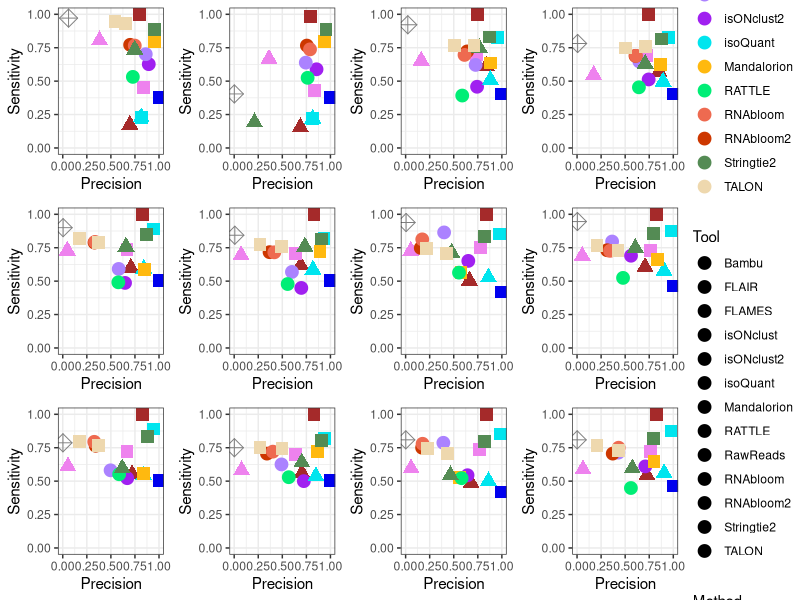
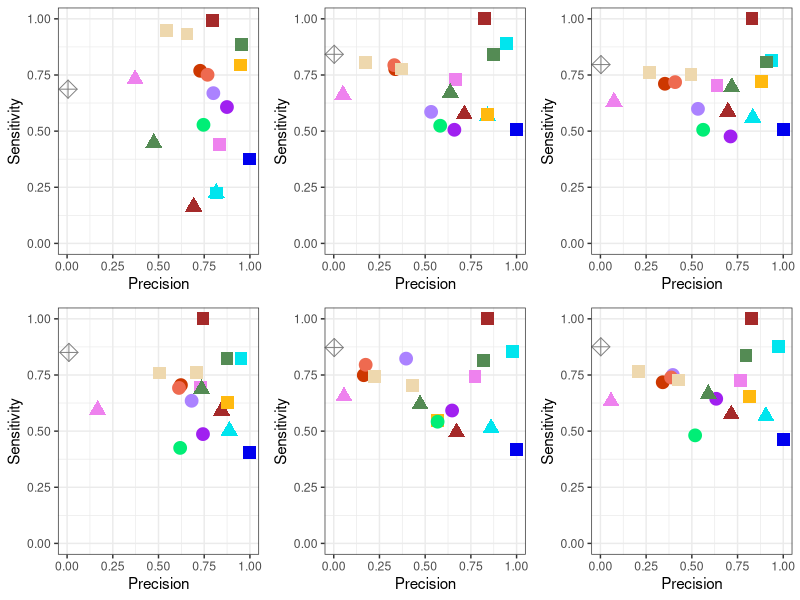

The R source for these figures, in order:
library(ggplot2)
library(ggrepel)
library(cowplot)

setwd("D:/Assembly-Benchmarking/Fig2-PrecisionSensitivity")

#sub150k
Sub150k <- read.csv("sub150k/Sub150k_MainSuppB.csv", sep=";", header = T)
LSK114_chrIS <- subset(Sub150k, Evaluator == "GFFcompare" & Dataset == "LSK114_sequins")
PCS109_chrIS <- subset(Sub150k, Evaluator == "GFFcompare" & Dataset == "LSK109_sequins")
RNA002 <- subset(Sub150k, Evaluator == "GFFcompare" & Dataset == "RNA002_sequins")
RNA004 <- subset(Sub150k, Evaluator == "GFFcompare" & Dataset == "RNA004_sequins")
SQ3_LSK114_chrIS <- subset(Sub150k, Evaluator == "SQANTI3" & Dataset == "LSK114_sequins")
SQ3_PCS109_chrIS <- subset(Sub150k, Evaluator == "SQANTI3" & Dataset == "LSK109_sequins")
SQ3_RNA002 <- subset(Sub150k, Evaluator == "SQANTI3" & Dataset == "RNA002_sequins")
SQ3_RNA004 <- subset(Sub150k, Evaluator == "SQANTI3" & Dataset == "RNA004_sequins")

#sub150k average
AVG_LSK114_chrIS <- subset(Sub150k, Evaluator == "Average" & Dataset == "LSK114_sequins")
AVG_PCS109_chrIS <- subset(Sub150k, Evaluator == "Average" & Dataset == "LSK109_sequins")
AVG_RNA002 <- subset(Sub150k, Evaluator == "Average" & Dataset == "RNA002_sequins")
AVG_RNA004 <- subset(Sub150k, Evaluator == "Average" & Dataset == "RNA004_sequins")

#sub40k
Sub40k <- read.csv("sub40k/Sub40k_MainSuppA.csv", sep=";", header = T)
S40_GFF_chrIS <- subset(Sub40k, Evaluator == "GFFcompare" & Dataset == "LSK114_sequins")
S40_SQ3_chrIS <- subset(Sub40k, Evaluator == "SQANTI3" & Dataset == "LSK114_sequins")
S40_SQ3_SIRV <- subset(Sub40k, Evaluator == "SQANTI3" & Dataset == "LSK114_SIRVs")
S40_GFF_SIRV <- subset(Sub40k, Evaluator == "GFFcompare" & Dataset == "LSK114_SIRVs")

#sub40k average
S40_AVG_chrIS <- subset(Sub40k, Evaluator == "Average" & Dataset == "LSK114_sequins")
S40_AVG_SIRV <- subset(Sub40k, Evaluator == "Average" & Dataset == "LSK114_SIRVs")

#Plot sub150k
chrIS_R9 <- ggplot(PCS109_chrIS, aes(fill=Tool,x=Precision, y=Sensitivity, label=Assembly)) + geom_point(aes(colour = Tool, shape = Method), size=4) + xlim(0,1) + ylim(0,1) + theme_bw() + scale_color_manual(values = c("Bambu" = "brown","FLAIR"="violet","isONclust"="mediumpurple1","isONclust2"="purple","isoQuant"="turquoise2","RATTLE"="springgreen2","RNAbloom"="coral2","RNAbloom2"="orangered3","Stringtie2"="palegreen4","TALON"="wheat2","FLAMES"="blue2","Mandalorion"="darkgoldenrod1")) + scale_shape_manual(values=c(19, 17, 15,9)) 
chrIS_R10 <- ggplot(LSK114_chrIS, aes(fill=Tool,x=Precision, y=Sensitivity, label=Assembly)) + geom_point(aes(colour = Tool, shape = Method), size=4) + xlim(0,1) + ylim(0,1) + theme_bw() + scale_color_manual(values = c("Bambu" = "brown","FLAIR"="violet","isONclust"="mediumpurple1","isONclust2"="purple","isoQuant"="turquoise2","RATTLE"="springgreen2","RNAbloom"="coral2","RNAbloom2"="orangered3","Stringtie2"="palegreen4","TALON"="wheat2","FLAMES"="blue2","Mandalorion"="darkgoldenrod1")) + scale_shape_manual(values=c(19, 17, 15,9))
chrIS_RNA002 <- ggplot(RNA002, aes(fill=Tool,x=Precision, y=Sensitivity, label=Assembly)) + geom_point(aes(colour = Tool, shape = Method), size=4) + xlim(0,1) + ylim(0,1) + theme_bw() + scale_color_manual(values = c("Bambu" = "brown","FLAIR"="violet","isONclust"="mediumpurple1","isONclust2"="purple","isoQuant"="turquoise2","RATTLE"="springgreen2","RNAbloom"="coral2","RNAbloom2"="orangered3","Stringtie2"="palegreen4","TALON"="wheat2","FLAMES"="blue2","Mandalorion"="darkgoldenrod1")) + scale_shape_manual(values=c(19, 17, 15,9))
chrIS_RNA004 <- ggplot(RNA004, aes(fill=Tool,x=Precision, y=Sensitivity, label=Assembly)) + geom_point(aes(colour = Tool, shape = Method), size=4) + xlim(0,1) + ylim(0,1) + theme_bw() + scale_color_manual(values = c("Bambu" = "brown","FLAIR"="violet","isONclust"="mediumpurple1","isONclust2"="purple","isoQuant"="turquoise2","RATTLE"="springgreen2","RNAbloom"="coral2","RNAbloom2"="orangered3","Stringtie2"="palegreen4","TALON"="wheat2","FLAMES"="blue2","Mandalorion"="darkgoldenrod1")) + scale_shape_manual(values=c(19, 17, 15,9))


SQ3_chrIS_R9 <- ggplot(SQ3_PCS109_chrIS, aes(fill=Tool,x=Precision, y=Sensitivity, label=Assembly)) + geom_point(aes(colour = Tool, shape = Method), size=4) + xlim(0,1) + ylim(0,1) + theme_bw() + scale_color_manual(values = c("Bambu" = "brown","FLAIR"="violet","isONclust"="mediumpurple1","isONclust2"="purple","isoQuant"="turquoise2","RATTLE"="springgreen2","RNAbloom"="coral2","RNAbloom2"="orangered3","Stringtie2"="palegreen4","TALON"="wheat2","FLAMES"="blue2","Mandalorion"="darkgoldenrod1")) + scale_shape_manual(values=c(19, 17, 15,9))
SQ3_chrIS_R10 <- ggplot(SQ3_LSK114_chrIS, aes(fill=Tool,x=Precision, y=Sensitivity, label=Assembly)) + geom_point(aes(colour = Tool, shape = Method), size=4) + xlim(0,1) + ylim(0,1) + theme_bw() + scale_color_manual(values = c("Bambu" = "brown","FLAIR"="violet","isONclust"="mediumpurple1","isONclust2"="purple","isoQuant"="turquoise2","RATTLE"="springgreen2","RNAbloom"="coral2","RNAbloom2"="orangered3","Stringtie2"="palegreen4","TALON"="wheat2","FLAMES"="blue2","Mandalorion"="darkgoldenrod1")) + scale_shape_manual(values=c(19, 17, 15,9))
SQ3_chrIS_RNA002 <- ggplot(SQ3_RNA002, aes(fill=Tool,x=Precision, y=Sensitivity, label=Assembly)) + geom_point(aes(colour = Tool, shape = Method), size=4) + xlim(0,1) + ylim(0,1) + theme_bw() + scale_color_manual(values = c("Bambu" = "brown","FLAIR"="violet","isONclust"="mediumpurple1","isONclust2"="purple","isoQuant"="turquoise2","RATTLE"="springgreen2","RNAbloom"="coral2","RNAbloom2"="orangered3","Stringtie2"="palegreen4","TALON"="wheat2","FLAMES"="blue2","Mandalorion"="darkgoldenrod1")) + scale_shape_manual(values=c(19, 17, 15,9))
SQ3_chrIS_RNA004 <- ggplot(SQ3_RNA004, aes(fill=Tool,x=Precision, y=Sensitivity, label=Assembly)) + geom_point(aes(colour = Tool, shape = Method), size=4) + xlim(0,1) + ylim(0,1) + theme_bw() + scale_color_manual(values = c("Bambu" = "brown","FLAIR"="violet","isONclust"="mediumpurple1","isONclust2"="purple","isoQuant"="turquoise2","RATTLE"="springgreen2","RNAbloom"="coral2","RNAbloom2"="orangered3","Stringtie2"="palegreen4","TALON"="wheat2","FLAMES"="blue2","Mandalorion"="darkgoldenrod1")) + scale_shape_manual(values=c(19, 17, 15,9))

#Plot sub40k
GFF_chrIS_plot <- ggplot(S40_GFF_chrIS, aes(fill=Tool,x=Precision, y=Sensitivity, label=Assembly)) + geom_point(aes(colour = Tool, shape = Method), size=4) + xlim(0,1) + ylim(0,1) + theme_bw() + scale_color_manual(values = c("Bambu" = "brown","FLAIR"="violet","isONclust"="mediumpurple1","isONclust2"="purple","isoQuant"="turquoise2","RATTLE"="springgreen2","RNAbloom"="coral2","RNAbloom2"="orangered3","Stringtie2"="palegreen4","TALON"="wheat2","FLAMES"="blue2","Mandalorion"="darkgoldenrod1")) + scale_shape_manual(values=c(19, 17, 15,9))
SQ3_chrIS_plot <- ggplot(S40_SQ3_chrIS, aes(fill=Tool,x=Precision, y=Sensitivity, label=Assembly)) + geom_point(aes(colour = Tool, shape = Method), size=4) + xlim(0,1) + ylim(0,1) + theme_bw() + scale_color_manual(values = c("Bambu" = "brown","FLAIR"="violet","isONclust"="mediumpurple1","isONclust2"="purple","isoQuant"="turquoise2","RATTLE"="springgreen2","RNAbloom"="coral2","RNAbloom2"="orangered3","Stringtie2"="palegreen4","TALON"="wheat2","FLAMES"="blue2","Mandalorion"="darkgoldenrod1")) + scale_shape_manual(values=c(19, 17, 15,9))
SQ3_SIRV_plot <- ggplot(S40_SQ3_SIRV, aes(fill=Tool,x=Precision, y=Sensitivity, label=Assembly)) + geom_point(aes(colour = Tool, shape = Method), size=4) + xlim(0,1) + ylim(0,1) + theme_bw() + scale_color_manual(values = c("Bambu" = "brown","FLAIR"="violet","isONclust"="mediumpurple1","isONclust2"="purple","isoQuant"="turquoise2","RATTLE"="springgreen2","RNAbloom"="coral2","RNAbloom2"="orangered3","Stringtie2"="palegreen4","TALON"="wheat2","FLAMES"="blue2","Mandalorion"="darkgoldenrod1")) + scale_shape_manual(values=c(19, 17, 15,9))
GFF_SIRV_plot <- ggplot(S40_GFF_SIRV, aes(fill=Tool,x=Precision, y=Sensitivity, label=Assembly)) + geom_point(aes(colour = Tool, shape = Method), size=4) + xlim(0,1) + ylim(0,1) + theme_bw() + scale_color_manual(values = c("Bambu" = "brown","FLAIR"="violet","isONclust"="mediumpurple1","isONclust2"="purple","isoQuant"="turquoise2","RATTLE"="springgreen2","RNAbloom"="coral2","RNAbloom2"="orangered3","Stringtie2"="palegreen4","TALON"="wheat2","FLAMES"="blue2","Mandalorion"="darkgoldenrod1")) + scale_shape_manual(values=c(19, 17, 15,9))



legend <- get_legend(chrIS_R9)
chrIS_R9 <- chrIS_R9 + theme(legend.position = "none")
chrIS_R10 <- chrIS_R10 + theme(legend.position = "none")
chrIS_RNA002 <- chrIS_RNA002 + theme(legend.position = "none")
chrIS_RNA004 <- chrIS_RNA004 + theme(legend.position = "none")
SQ3_chrIS_R9 <- SQ3_chrIS_R9 + theme(legend.position = "none")
SQ3_chrIS_R10 <- SQ3_chrIS_R10 + theme(legend.position = "none")
SQ3_chrIS_RNA002 <- SQ3_chrIS_RNA002 + theme(legend.position = "none")
SQ3_chrIS_RNA004 <- SQ3_chrIS_RNA004 + theme(legend.position = "none")
GFF_chrIS_plot <- GFF_chrIS_plot + theme(legend.position = "none")
SQ3_chrIS_plot <- SQ3_chrIS_plot + theme(legend.position = "none")
SQ3_SIRV_plot <- SQ3_SIRV_plot + theme(legend.position = "none")
GFF_SIRV_plot <- GFF_SIRV_plot + theme(legend.position = "none")

#Supp figure
SF <- plot_grid(GFF_SIRV_plot,SQ3_SIRV_plot,GFF_chrIS_plot,SQ3_chrIS_plot,chrIS_R9,chrIS_R10,chrIS_RNA002,chrIS_RNA004,SQ3_chrIS_R9,SQ3_chrIS_R10,SQ3_chrIS_RNA002,SQ3_chrIS_RNA004, nrow = 3, rel_widths=c(6,6,6,6,6))
plot_grid(SF,legend,nrow=1,rel_widths=c(18,3))
#pdf 13x8

AVG_chrIS_R9 <- ggplot(AVG_PCS109_chrIS, aes(fill=Tool,x=Precision, y=Sensitivity, label=Assembly)) + geom_point(aes(colour = Tool, shape = Method), size=4) + xlim(0,1) + ylim(0,1) + theme_bw() + scale_color_manual(values = c("Bambu" = "brown","FLAIR"="violet","isONclust"="mediumpurple1","isONclust2"="purple","isoQuant"="turquoise2","RATTLE"="springgreen2","RNAbloom"="coral2","RNAbloom2"="orangered3","Stringtie2"="palegreen4","TALON"="wheat2","FLAMES"="blue2","Mandalorion"="darkgoldenrod1")) + scale_shape_manual(values=c(19, 17, 15,9))
AVG_chrIS_LSK114 <- ggplot(AVG_LSK114_chrIS, aes(fill=Tool,x=Precision, y=Sensitivity, label=Assembly)) + geom_point(aes(colour = Tool, shape = Method), size=4) + xlim(0,1) + ylim(0,1) + theme_bw() + scale_color_manual(values = c("Bambu" = "brown","FLAIR"="violet","isONclust"="mediumpurple1","isONclust2"="purple","isoQuant"="turquoise2","RATTLE"="springgreen2","RNAbloom"="coral2","RNAbloom2"="orangered3","Stringtie2"="palegreen4","TALON"="wheat2","FLAMES"="blue2","Mandalorion"="darkgoldenrod1")) + scale_shape_manual(values=c(19, 17, 15,9))
AVG_chrIS_RNA002 <- ggplot(AVG_RNA002, aes(fill=Tool,x=Precision, y=Sensitivity, label=Assembly)) + geom_point(aes(colour = Tool, shape = Method), size=4) + xlim(0,1) + ylim(0,1) + theme_bw() + scale_color_manual(values = c("Bambu" = "brown","FLAIR"="violet","isONclust"="mediumpurple1","isONclust2"="purple","isoQuant"="turquoise2","RATTLE"="springgreen2","RNAbloom"="coral2","RNAbloom2"="orangered3","Stringtie2"="palegreen4","TALON"="wheat2","FLAMES"="blue2","Mandalorion"="darkgoldenrod1")) + scale_shape_manual(values=c(19, 17, 15,9))
AVG_chrIS_RNA004 <- ggplot(AVG_RNA004, aes(fill=Tool,x=Precision, y=Sensitivity, label=Assembly)) + geom_point(aes(colour = Tool, shape = Method), size=4) + xlim(0,1) + ylim(0,1) + theme_bw() + scale_color_manual(values = c("Bambu" = "brown","FLAIR"="violet","isONclust"="mediumpurple1","isONclust2"="purple","isoQuant"="turquoise2","RATTLE"="springgreen2","RNAbloom"="coral2","RNAbloom2"="orangered3","Stringtie2"="palegreen4","TALON"="wheat2","FLAMES"="blue2","Mandalorion"="darkgoldenrod1")) + scale_shape_manual(values=c(19, 17, 15,9))
AVG_chrIS_plot <- ggplot(S40_AVG_chrIS, aes(fill=Tool,x=Precision, y=Sensitivity, label=Assembly)) + geom_point(aes(colour = Tool, shape = Method), size=4) + xlim(0,1) + ylim(0,1) + theme_bw() + scale_color_manual(values = c("Bambu" = "brown","FLAIR"="violet","isONclust"="mediumpurple1","isONclust2"="purple","isoQuant"="turquoise2","RATTLE"="springgreen2","RNAbloom"="coral2","RNAbloom2"="orangered3","Stringtie2"="palegreen4","TALON"="wheat2","FLAMES"="blue2","Mandalorion"="darkgoldenrod1")) + scale_shape_manual(values=c(19, 17, 15,9))
AVG_SIRV_plot <- ggplot(S40_AVG_SIRV, aes(fill=Tool,x=Precision, y=Sensitivity, label=Assembly)) + geom_point(aes(colour = Tool, shape = Method), size=4) + xlim(0,1) + ylim(0,1) + theme_bw() + scale_color_manual(values = c("Bambu" = "brown","FLAIR"="violet","isONclust"="mediumpurple1","isONclust2"="purple","isoQuant"="turquoise2","RATTLE"="springgreen2","RNAbloom"="coral2","RNAbloom2"="orangered3","Stringtie2"="palegreen4","TALON"="wheat2","FLAMES"="blue2","Mandalorion"="darkgoldenrod1")) + scale_shape_manual(values=c(19, 17, 15,9))
legend <- get_legend(AVG_chrIS_R9)
AVG_chrIS_R9 <- AVG_chrIS_R9 + theme(legend.position = "none")
AVG_chrIS_LSK114 <- AVG_chrIS_LSK114 + theme(legend.position = "none")
AVG_chrIS_RNA002 <- AVG_chrIS_RNA002 + theme(legend.position = "none")
AVG_chrIS_RNA004 <- AVG_chrIS_RNA004 + theme(legend.position = "none")
AVG_chrIS_plot <- AVG_chrIS_plot + theme(legend.position = "none")
AVG_SIRV_plot <- AVG_SIRV_plot + theme(legend.position = "none")

#Main figure
plot_grid(AVG_SIRV_plot,AVG_chrIS_R9,AVG_chrIS_LSK114,AVG_chrIS_plot,AVG_chrIS_RNA002,AVG_chrIS_RNA004, nrow = 2, rel_widths=c(6,6,6))

#pdf 10x6

